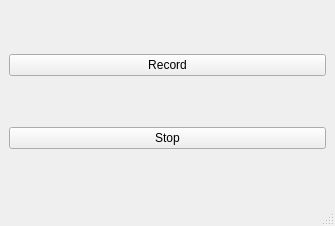
<?xml version="1.0" encoding="UTF-8"?>
<ui version="4.0">
 <class>MainWindow</class>
 <widget class="QMainWindow" name="MainWindow">
  <property name="geometry">
   <rect>
    <x>0</x>
    <y>0</y>
    <width>335</width>
    <height>226</height>
   </rect>
  </property>
  <property name="windowTitle">
   <string>MainWindow</string>
  </property>
  <widget class="QWidget" name="centralwidget">
   <layout class="QGridLayout" name="gridLayout">
    <item row="0" column="0">
     <widget class="QPushButton" name="pushButton">
      <property name="text">
       <string>Record</string>
      </property>
     </widget>
    </item>
    <item row="1" column="0">
     <widget class="QPushButton" name="pushButton_2">
      <property name="text">
       <string>Stop</string>
      </property>
     </widget>
    </item>
   </layout>
  </widget>
  <widget class="QMenuBar" name="menubar">
   <property name="geometry">
    <rect>
     <x>0</x>
     <y>0</y>
     <width>335</width>
     <height>24</height>
    </rect>
   </property>
  </widget>
  <widget class="QStatusBar" name="statusbar"/>
 </widget>
 <resources/>
 <connections/>
 <slots>
  <slot>ButtonPressed()</slot>
 </slots>
</ui>
